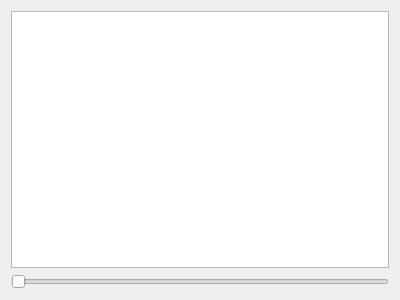
<?xml version="1.0" encoding="UTF-8"?>
<ui version="4.0">
 <class>Widget</class>
 <widget class="QWidget" name="Widget">
  <property name="geometry">
   <rect>
    <x>0</x>
    <y>0</y>
    <width>400</width>
    <height>300</height>
   </rect>
  </property>
  <property name="minimumSize">
   <size>
    <width>400</width>
    <height>300</height>
   </size>
  </property>
  <property name="maximumSize">
   <size>
    <width>400</width>
    <height>300</height>
   </size>
  </property>
  <property name="windowTitle">
   <string>Widget</string>
  </property>
  <layout class="QGridLayout" name="gridLayout">
   <item row="0" column="0">
    <widget class="QTextEdit" name="textEdit"/>
   </item>
   <item row="1" column="0">
    <widget class="QSlider" name="horizontalSlider">
     <property name="orientation">
      <enum>Qt::Horizontal</enum>
     </property>
    </widget>
   </item>
  </layout>
 </widget>
 <layoutdefault spacing="6" margin="11"/>
 <resources/>
 <connections/>
</ui>
